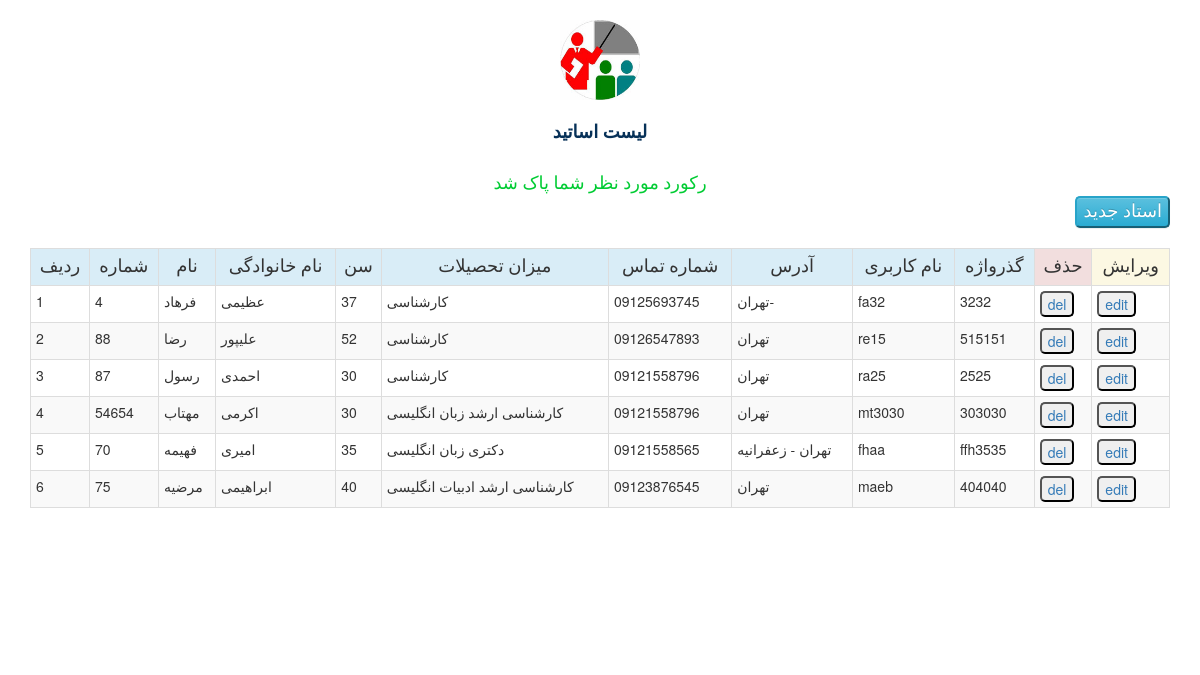
The app's page /admin/teacher-pro.php?ok=2020 with its own data.
### tables this page shows
CREATE TABLE `teachers` (
  `id` int(11) NOT NULL,
  `name` varchar(10) NOT NULL,
  `family` varchar(10) NOT NULL,
  `age` varchar(2) NOT NULL,
  `degree` varchar(100) NOT NULL,
  `tell` varchar(11) NOT NULL,
  `address` varchar(50) NOT NULL,
  `username` varchar(50) NOT NULL,
  `password` varchar(50) NOT NULL
);

### admin/teacher-pro.php (the view, shortened to what this page needs)
<!doctype html>
<html>
<head>
</head>
<body>
<div class="container">
<br>
<center><img src="../pic/teacher_logo.jpg" width="80" height="80">
<br>
<br>
<label id="label">لیست اساتید</label>
<br>
<br>
<?php
 if(isset($_GET["ok"]))
 {
	echo "<div id=prompt><font color=#00CC33>"."رکورد مورد نظر شما پاک شد"."</font></div>";
 }
?>
</center>
<div align="right"><a href="inserttea.php" ><input type="submit" value="استاد جدید" id="button2" class="btn-info"></a></div>
<br>
<table class="table table-striped table-bordered table-hover table-condensed">
<tr class="info" id="table">
<td>ردیف</td>
<td>شماره</td>
<td>نام </td>
<td>نام خانوادگی</td>
<td>سن</td>
<td>میزان تحصیلات</td>
<td>شماره تماس</td>
<td>آدرس</td>
<td>نام کاربری</td>
<td>گذرواژه</td>
<td class="danger">حذف</td>
<td class="warning">ویرایش</td>
</tr>
<?php
 include "../funcs/connect.php";
 $sql="SELECT * FROM `teachers`";
$result=$connect->query($sql);
$sql2="SELECT COUNT(*) FROM `teachers`";
$tedad=$connect->query($sql2);
$num=$tedad->fetchColumn();
$radif=1;
while($num!=0){
 foreach($result as $rows)
 {
	 echo "<tr>";
	 echo "<td>$radif</td>";
	$id=$rows["id"];
	echo "<td>$id</td>";
	$aaname=$rows["name"];
	echo "<td>$aaname</td>";
	$family=$rows["family"];
	echo "<td>$family</td>";
	$age=$rows["age"];
	echo "<td>$age</td>";
	$degree=$rows["degree"];
	echo "<td>$degree</td>";
	$tell=$rows["tell"];
	echo "<td>$tell</td>";
	$address=$rows["address"];
	echo "<td>$address</td>";
	$username=$rows["username"];
	echo "<td>$username</td>";
	$password=$rows["password"];
	echo "<td>$password</td>";
	echo "<td><a href=#><input id=button type=submit value=del name=btndel onClick=del(".$rows["id"].")></a></td>";
	echo "<td><a href=update-teacher.php?id=".$rows["id"]." target=frame><input id=button type=submit value=edit name=btnedit></</a></td>";
	$radif++;
 	 }
  echo "</tr></table>";
 echo "<br>";
 $num--;
 }
?>
</div>
</body>
<link rel="stylesheet" href="../bootstrap/css/bootstrap.min.css">
<link rel="stylesheet" href="../bootstrap/css/bootstrap-theme.min.css">
</html>

### admin/teacher-pro.php (style rules this page uses)
#label { font-family:"B Homa"; font-size:x-large; color:rgba(5,33,100,1.00); }
a { text-decoration:none; }
#label { font-family:"B Homa"; font-size:large; color:rgba(7,49,88,1.00); }
#button { border-radius:5px; }
#table { font-family:"B Homa"; font-size:large; align-content:center; text-align:center; }
#button2 { border-radius:5px; font-family:"B Homa"; font-size:large; }
#prompt { font-family:"B Homa"; font-size:large; }

### records on screen
teachers: id "4", name "فرهاد", family "عظیمی", age "37", degree "کارشناسی", tell "09125693745", address "تهران-", username "fa32", password "3232"
teachers: id "88", name "رضا", family "علیپور", age "52", degree "کارشناسی", tell "09126547893", address "تهران", username "re15", password "515151"
teachers: id "87", name "رسول", family "احمدی", age "30", degree "کارشناسی", tell "09121558796", address "تهران", username "ra25", password "2525"
teachers: id "54654", name "مهتاب", family "اکرمی", age "30", degree "کارشناسی ارشد زبان انگلیسی", tell "09121558796", address "تهران", username "mt3030", password "303030"
teachers: id "70", name "فهیمه", family "امیری", age "35", degree "دکتری زبان انگلیسی", tell "09121558565", address "تهران - زعفرانیه", username "fhaa", password "ffh3535"
teachers: id "75", name "مرضیه", family "ابراهیمی", age "40", degree "کارشناسی ارشد ادبیات انگلیسی", tell "09123876545", address "تهران", username "maeb", password "404040"
